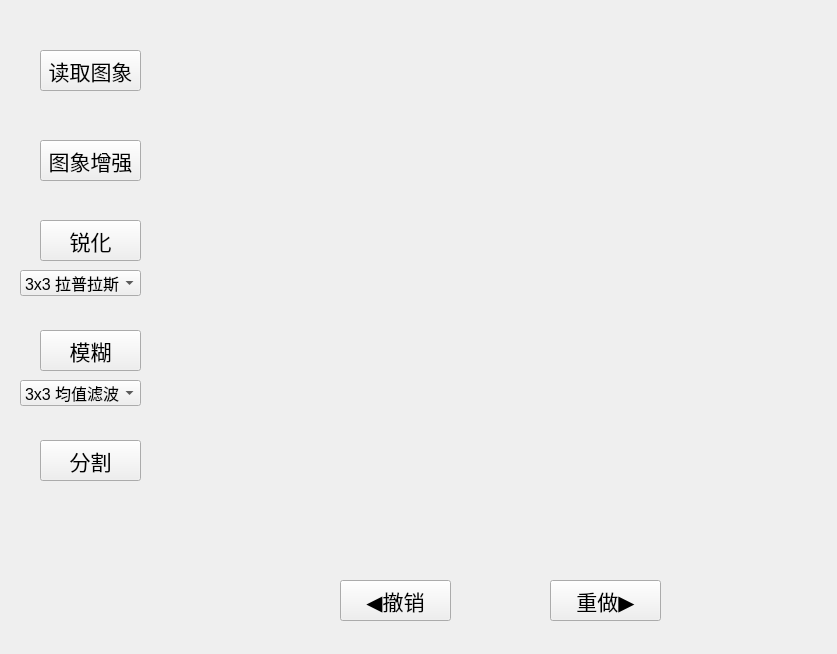
<?xml version="1.0" encoding="UTF-8"?>
<ui version="4.0">
 <class>Widget</class>
 <widget class="QWidget" name="Widget">
  <property name="geometry">
   <rect>
    <x>0</x>
    <y>0</y>
    <width>837</width>
    <height>654</height>
   </rect>
  </property>
  <property name="windowTitle">
   <string>Widget</string>
  </property>
  <widget class="QPushButton" name="readBtn">
   <property name="geometry">
    <rect>
     <x>40</x>
     <y>50</y>
     <width>101</width>
     <height>41</height>
    </rect>
   </property>
   <property name="font">
    <font>
     <family>Arial</family>
     <pointsize>16</pointsize>
    </font>
   </property>
   <property name="text">
    <string>读取图象</string>
   </property>
  </widget>
  <widget class="QLabel" name="imageLabel">
   <property name="geometry">
    <rect>
     <x>240</x>
     <y>30</y>
     <width>512</width>
     <height>512</height>
    </rect>
   </property>
   <property name="text">
    <string/>
   </property>
  </widget>
  <widget class="QPushButton" name="enhanceBtn">
   <property name="geometry">
    <rect>
     <x>40</x>
     <y>140</y>
     <width>101</width>
     <height>41</height>
    </rect>
   </property>
   <property name="font">
    <font>
     <family>Arial</family>
     <pointsize>16</pointsize>
    </font>
   </property>
   <property name="text">
    <string>图象增强</string>
   </property>
  </widget>
  <widget class="QPushButton" name="undoBtn">
   <property name="geometry">
    <rect>
     <x>340</x>
     <y>580</y>
     <width>111</width>
     <height>41</height>
    </rect>
   </property>
   <property name="font">
    <font>
     <pointsize>16</pointsize>
    </font>
   </property>
   <property name="text">
    <string>◀撤销</string>
   </property>
  </widget>
  <widget class="QPushButton" name="redoBtn">
   <property name="geometry">
    <rect>
     <x>550</x>
     <y>580</y>
     <width>111</width>
     <height>41</height>
    </rect>
   </property>
   <property name="font">
    <font>
     <pointsize>16</pointsize>
    </font>
   </property>
   <property name="text">
    <string>重做▶</string>
   </property>
  </widget>
  <widget class="QPushButton" name="sharpenBtn">
   <property name="geometry">
    <rect>
     <x>40</x>
     <y>220</y>
     <width>101</width>
     <height>41</height>
    </rect>
   </property>
   <property name="font">
    <font>
     <family>Arial</family>
     <pointsize>16</pointsize>
    </font>
   </property>
   <property name="text">
    <string>锐化</string>
   </property>
  </widget>
  <widget class="QComboBox" name="sharpenOpChoose">
   <property name="geometry">
    <rect>
     <x>20</x>
     <y>270</y>
     <width>121</width>
     <height>26</height>
    </rect>
   </property>
   <property name="font">
    <font>
     <pointsize>12</pointsize>
    </font>
   </property>
   <item>
    <property name="text">
     <string>3x3 拉普拉斯</string>
    </property>
   </item>
   <item>
    <property name="text">
     <string>5x5 拉普拉斯</string>
    </property>
   </item>
  </widget>
  <widget class="QPushButton" name="blurBtn">
   <property name="geometry">
    <rect>
     <x>40</x>
     <y>330</y>
     <width>101</width>
     <height>41</height>
    </rect>
   </property>
   <property name="font">
    <font>
     <family>Arial</family>
     <pointsize>16</pointsize>
    </font>
   </property>
   <property name="text">
    <string>模糊</string>
   </property>
  </widget>
  <widget class="QComboBox" name="blurChoose">
   <property name="geometry">
    <rect>
     <x>20</x>
     <y>380</y>
     <width>121</width>
     <height>26</height>
    </rect>
   </property>
   <property name="font">
    <font>
     <pointsize>12</pointsize>
    </font>
   </property>
   <item>
    <property name="text">
     <string>3x3 均值滤波</string>
    </property>
   </item>
   <item>
    <property name="text">
     <string>5x5 均值滤波</string>
    </property>
   </item>
   <item>
    <property name="text">
     <string>3x3 中值滤波</string>
    </property>
   </item>
   <item>
    <property name="text">
     <string>5x5 中值滤波</string>
    </property>
   </item>
  </widget>
  <widget class="QPushButton" name="segmentationBtn">
   <property name="geometry">
    <rect>
     <x>40</x>
     <y>440</y>
     <width>101</width>
     <height>41</height>
    </rect>
   </property>
   <property name="font">
    <font>
     <family>Arial</family>
     <pointsize>16</pointsize>
    </font>
   </property>
   <property name="text">
    <string>分割</string>
   </property>
  </widget>
 </widget>
 <resources/>
 <connections/>
</ui>
